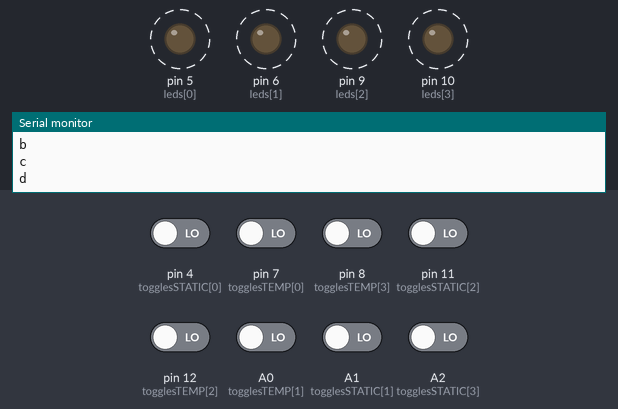
This sketch was run on a simulated Arduino Uno, built with avr-gcc and run on an emulated ATmega328P. Parts: output pins drawn as LEDs (lit = HIGH), the last lines printed to the serial monitor. Dashed ring = blinking. The inputs (shaded band) are chosen by the test bench; at power-on: A0 (togglesTEMP[1]), A1 (togglesSTATIC[1]), A2 (togglesSTATIC[3]), pin 4 (togglesSTATIC[0]), pin 7 (togglesTEMP[0]), pin 8 (togglesTEMP[3]), pin 11 (togglesSTATIC[2]), pin 12 (togglesTEMP[2]) LOW.

Above: at 1.26 s.
1.3 s: pin 4 (togglesSTATIC[0]) driven HIGH and pin 7 (togglesTEMP[0]) driven HIGH
At 1.56 s:
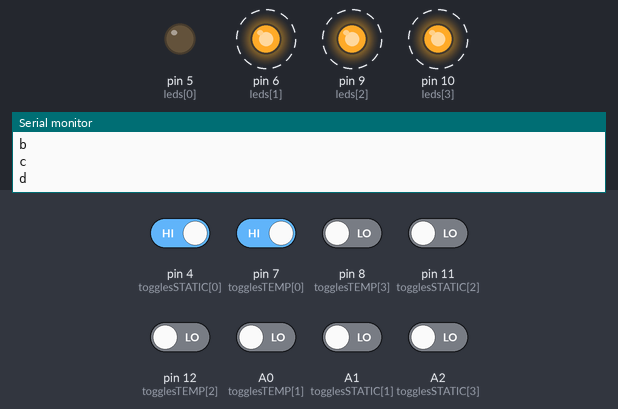
4.3 s: pin 4 (togglesSTATIC[0]) driven LOW
At 4.59 s:
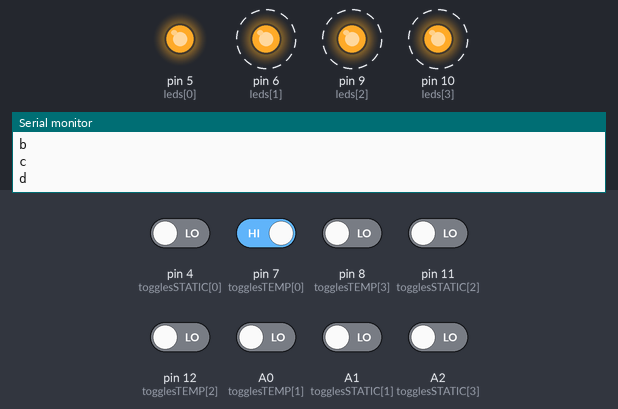
7.3 s: pin 4 (togglesSTATIC[0]) driven HIGH
At 7.62 s:
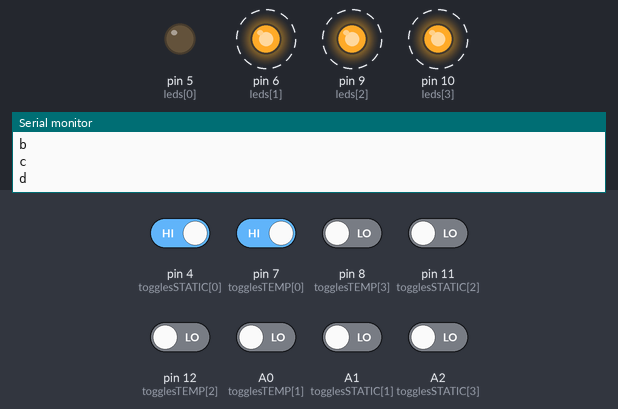
10.3 s: pin 7 (togglesTEMP[0]) driven LOW
At 10.66 s:
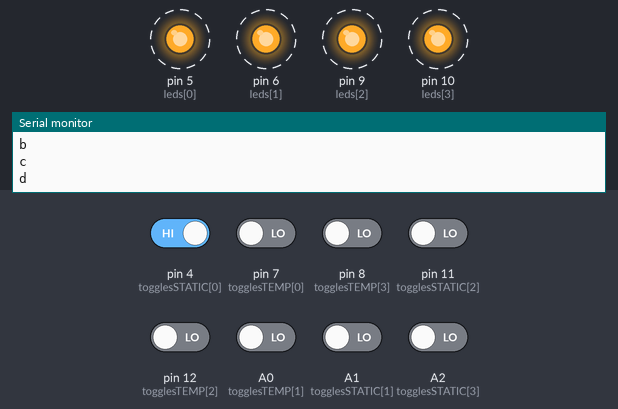
13.3 s: pin 4 (togglesSTATIC[0]) driven LOW and pin 7 (togglesTEMP[0]) driven HIGH and pin 8 (togglesTEMP[3]) driven HIGH and pin 11 (togglesSTATIC[2]) driven HIGH and pin 12 (togglesTEMP[2]) driven HIGH
16.3 s: pin 11 (togglesSTATIC[2]) driven LOW
Timing chart, 0 to 20.3 s (numbered marks = the images above; inputs shaded):
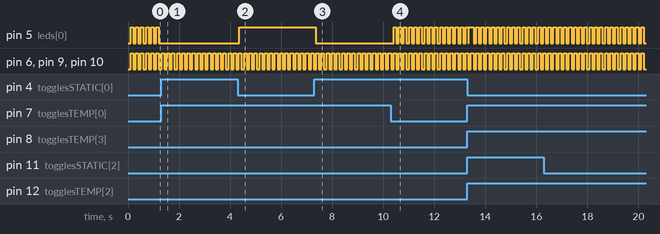

Measured:
- after the input at 1.3 s, pin 5 (leds[0]): stops changing and stays LOW
- after the input at 4.3 s, pin 5 (leds[0]): LOW → HIGH after 0.05 s
- after the input at 7.3 s, pin 5 (leds[0]): HIGH → LOW after 0.05 s
- after the input at 10.3 s, pin 5 (leds[0]): alternates HIGH for 0.10 s and LOW for 0.10 s, starting after 0.11 s
- by itself, pin 5 (leds[0]), pin 6 (leds[1]), pin 9 (leds[2]), pin 10 (leds[3]): alternates HIGH for 0.10 s and LOW for 0.10 s

The sketch:

locketRauncher_SERIAL.ino
```cpp
/*
 Locket Rauncher

 info:          http://monotaskers.com
 Author	 	Marco De Mutiis

 Date	        24/7/14
 Version	0

 This is a sample code to be uploaded for the Locket Rauncher, a Monotaskers module made of 4 ON-OFF-(ON) toggles and 4 leds, inspired by rocket launching interfaces and world control panels! ;]
 The nice thing about this simple interface is the possibility to perform a momentary (ON) state by pushing down the toggle, and a static ON if the toggle is pushed upward once.
 This way 4 toggles provide 8 different inputs and can be mapped to different led output behaviours. In this example code the corresponding led will blink at a 100 ms rate when pressing the (ON) toggle,
 and will turn on steadily if the toggle is switched ON.

 for toggle switch info see datasheet: http://www.jprelec.co.uk/pdffiles/800-247-245.pdf

 useful teaching applications:
- PWM modulation (led fading)
- Debounce without delay
- Blinking without delay
- Serial communication ( chars )
- ON-OFF-(ON) toggles
 */

#define tot 4

int togglesSTATIC[tot] = { //pins connected to the ON toggle connectors
  4, A1, 11, A2  };
int togglesTEMP[tot] = { //pins connected to the (ON) toggle connectors
  7, A0, 12, 8  };
int leds[tot] = { //leds
  5, 6, 9, 10 };

char serialMsgsSTATIC[tot] = { //serial messages sent when ON toggle is pushed
  '1', '2', '3', '4'};
char serialMsgsTEMP[tot] = { //serial messages sent when (ON) toggle is pushed
  'a', 'b', 'c', 'd'};

char serialMsgsOFF[tot] = { //serial messages sent when (ON) toggle is pushed
  'w', 'x', 'y', 'z'};

//variable to store the readings of our toggle states
int toggleTEMPVal[tot];
int toggleTEMPOldVal[tot];
int toggleSTATICVal[tot];
int toggleSTATICOldVal[tot];

//blinking without delay
boolean isBlinking[tot];
long previousMillis = 0;        // will store last time LED was updated
long interval = 100;           // interval at which to blink (milliseconds)
int ledState = LOW;

//if nobody has touched the controller for more than 10 minute start an led fading animation
boolean noTouch = true;
long previousMillisBUTTON = 0;        // will store last time button was updated
long intervalBUTTON = 3500;           // interval at which to change random light
long previousMillisNOTOUCH = 0;        // will store last time timer was updated
long intervalNOTOUCH = 600000;          // interval at which to trigger the auto blinking [10 min = 10 x 60000 millis]

//fading leds (all our input are PWM enabled, so we can fade if we want)
int brightness[4];    // how bright the LED is
int fadeAmount = 1;    // how many points to fade the LED by
int fadingLed = 0;

//debounce
int lastButtonState[tot];// the previous reading from the input pin
long lastDebounceTime[tot];  // the last time the output pin was toggled
long debounceDelay = 50;    // the debounce time; increase if the output flickers
int buttonState[tot];             // the current reading from the input pin


//::::::::::::::::::::::::::::::::::::::::::::::::::::::::::::::::::::::::::::::::::::::::::::::::::::::::::::::::::::::::::::::::::::::::::::::::::::::::::::::::::::::::::::::::::::::::::::::::SETUP
void setup(){
  //initialize inputs and outputs
  for(int i =0; i < tot; i++){

    pinMode(togglesTEMP[i], INPUT);
    pinMode(togglesSTATIC[i], INPUT);
    pinMode(leds[i], OUTPUT);
    digitalWrite(leds[i], LOW);

    toggleSTATICVal[i] = 1;
    toggleSTATICOldVal[i] = 1;
    toggleTEMPVal[i] = 1;
    toggleTEMPOldVal[i] = 1;
  }
  //initialize Serial at 9600 baud rate
  Serial.begin(9600);

}

//::::::::::::::::::::::::::::::::::::::::::::::::::::::::::::::::::::::::::::::::::::::::::::::::::::::::::::::::::::::::::::::::::::::::::::::::::::::::::::::::::::::::::::::::::::::::::::::::LOOP
void loop(){

  //NOTOUCH if no one has touched the controller yet, or noone has touched it for more than 10 minutes start a pulse animation
  if(noTouch){
    for(int i =0; i < 4; i++){
      analogWrite(leds[i], brightness[i]);
      // change the brightness for next time through the loop:
      brightness[i] = brightness[i] + fadeAmount;
      // reverse the direction of the fading at the ends of the fade:
      if (brightness[i] == 0 || brightness[i] == 255) {
        fadeAmount = -fadeAmount ;
      }
      // wait for 1 millisecond to see the dimming effect
      delay(1);
    }
  }

  //::::::::::::::::::::::::::::::::::::::::::::::::::::::::::::::::::::::::::::::::::::::::::::::::::::::::::::::::::::::::::::::::::::::::::::::::::::::::::::::::::::::::::::::::::::::::::::::::NOTOUCH
  unsigned long currentMillisNOTOUCH = millis();


  for(int i =0; i < tot; i++){

    toggleSTATICVal[i] = digitalRead(togglesSTATIC[i]);       //read toggle ON states

    //toggle ON state - static toggle mode//////////////////////////////////////////////////////////////////////////////////////////////////////////

    if(debounce(i)){ //debounce to cancel noise in the readings. ( based on  Limor Fried's debounce without delay example http://arduino.cc/en/Tutorial/Debounce )

      if(toggleSTATICVal[i] != toggleSTATICOldVal[i]){       //if the toggle was switched

        if(toggleSTATICVal[i] == 0){                         //if it was switched ON (0 = ON because we use pull-up resistors)
          if(noTouch) {
            noTouch = false;
            previousMillisNOTOUCH = currentMillisNOTOUCH;
            for(int j =0; j < 4; j++){
              digitalWrite(leds[j], LOW);
              brightness[j]=0;
            }
          }

          digitalWrite(leds[i], HIGH);                       //turn according led on
          Serial.println(serialMsgsSTATIC[i]);               //write according message to Serial
        }

        else  {                                              //if it was switched OFF
          if(noTouch) {
            noTouch = false;
            previousMillisNOTOUCH = currentMillisNOTOUCH;
            for(int j =0; j < 4; j++){
              digitalWrite(leds[j], LOW);
              brightness[j]=0;
            }
          }
          digitalWrite(leds[i], LOW);                        //turn according led off
          Serial.println(serialMsgsOFF[i]);               //write according message to Serial

        }

        /*      Serial.print("static toggle ");
         Serial.print(i);
         Serial.print(" = ");
         Serial.println(toggleSTATICVal[i]);*/
      }
      else{

        if(!noTouch){ //if more than 10 mins pass than activate the pulse animation
          if(currentMillisNOTOUCH - previousMillisNOTOUCH > intervalNOTOUCH) {
            previousMillisNOTOUCH = currentMillisNOTOUCH;
            noTouch=true;
          }
        }
      }

      toggleSTATICOldVal[i] = toggleSTATICVal[i];            //update old val to allow comparison on the next loop iteration

    } //debounce ends here


    //toggle (ON) state - momentary switch mode///////////////////////////////////////////////////////////////////////////////////////////////////////
    toggleTEMPVal[i] = digitalRead(togglesTEMP[i]);          //read the toggle (ON) states
    if(toggleTEMPVal[i] != toggleTEMPOldVal[i]){       //if the toggle was switched
      if(toggleTEMPVal[i] == 0){                               //if it was switched ON
        if(isBlinking[i] == false) isBlinking[i] = true;       //change boolean for the button to true (it means we are pushing the button down)

        if(noTouch) {
          noTouch = false;
          previousMillisNOTOUCH = currentMillisNOTOUCH;
          for(int j =0; j < 4; j++){
            digitalWrite(leds[j], LOW);
            brightness[j]=0;
          }
        }
      }
      else if(toggleTEMPVal[i] == 1 && toggleSTATICVal[i] == 1){//if it was switched OFF
        isBlinking[i] = false;
        digitalWrite(leds[i], LOW);                              //turn according led off
        Serial.println(serialMsgsOFF[i]);               //write according message to Serial
      }
    }
    toggleTEMPOldVal[i] = toggleTEMPVal[i];            //update old val to allow comparison on the next loop iteration
  }

  blinking();                                                  //call blinking function


}


//::::::::::::::::::::::::::::::::::::::::::::::::::::::::::::::::::::::::::::::::::::::::::::::::::::::::::::::::::::::::::::::::::::::::::::::::::::::::::::::::::::::::::::::::::::::::::::::::BLINKING
void blinking(){
  unsigned long currentMillis = millis();


  if(currentMillis - previousMillis > interval) {
    // save the last time you blinked the LED
    previousMillis = currentMillis;

    // if the LED is off turn it on and vice-versa:
    if (ledState == LOW)
      ledState = HIGH;
    else
      ledState = LOW;

    for(int i =0; i<tot; i++){
      // set the LED with the ledState of the variable:
      if(isBlinking[i] == true)  {
        digitalWrite(leds[i], ledState);                       //turn on the blinking lights for all the toggles which are momentarily pressed - (ON) states
        Serial.println(serialMsgsTEMP[i]);                     //write according message to Serial
      }
    }
  }

}


//::::::::::::::::::::::::::::::::::::::::::::::::::::::::::::::::::::::::::::::::::::::::::::::::::::::::::::::::::::::::::::::::::::::::::::::::::::::::::::::::::::::::::::::::::::::::::::::::DEBOUNCE
boolean debounce(int i){
  int reading = digitalRead(togglesSTATIC[i]);

  // check to see if you just pressed the button
  // (i.e. the input went from LOW to HIGH),  and you've waited
  // long enough since the last press to ignore any noise:

  // If the switch changed, due to noise or pressing:
  if (reading != lastButtonState[i]) {
    // reset the debouncing timer
    lastDebounceTime[i] = millis();
  }

  if ((millis() - lastDebounceTime[i]) > debounceDelay) {
    // whatever the reading is at, it's been there for longer
    // than the debounce delay, so take it as the actual current state:

    // if the button state has changed:
    if (reading != buttonState[i]) {
      buttonState[i] = reading;

      // only toggle the LED if the new button state is HIGH
      //  if (buttonState == HIGH) {
      return true;
        //}
    }
  }

  // save the reading.  Next time through the loop,
  // it'll be the lastButtonState:
  lastButtonState[i] = reading;


}
```
